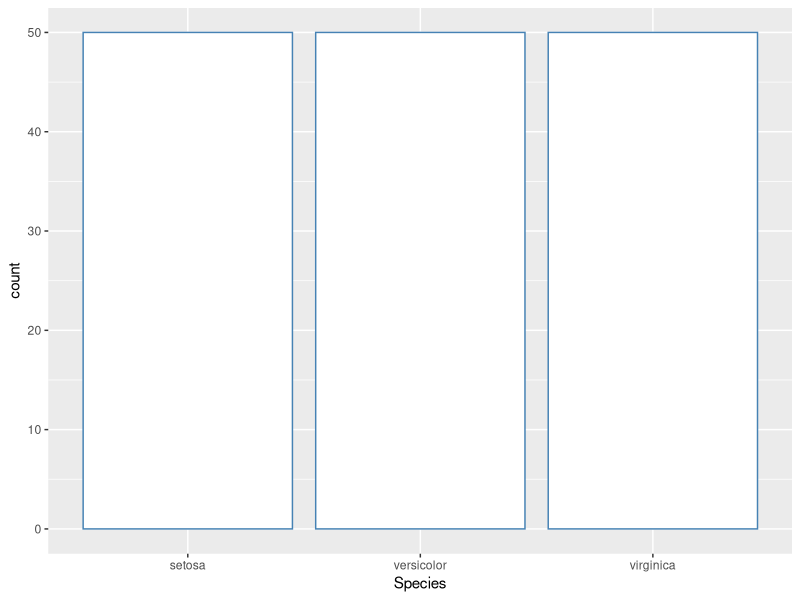
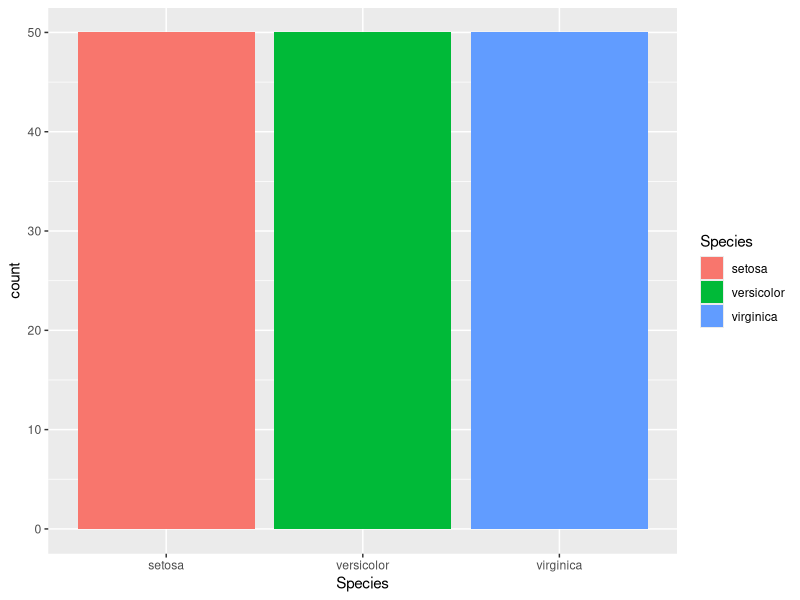
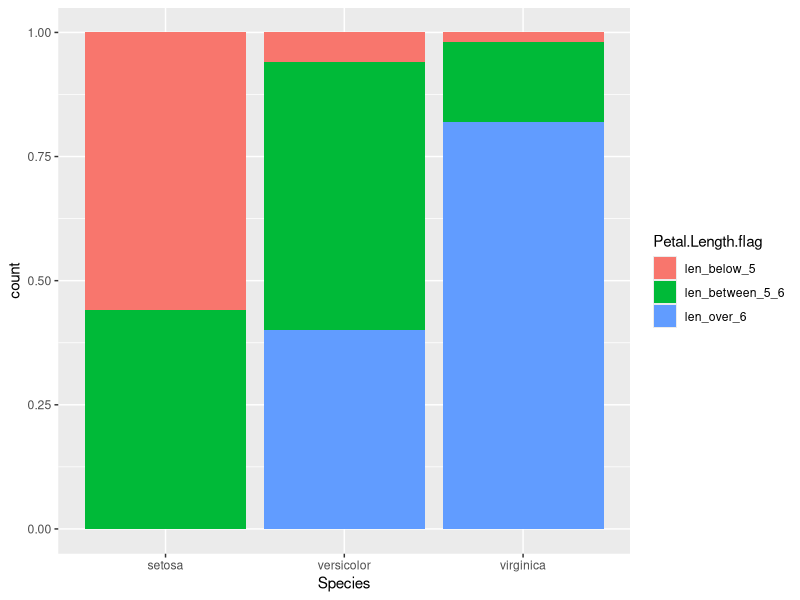
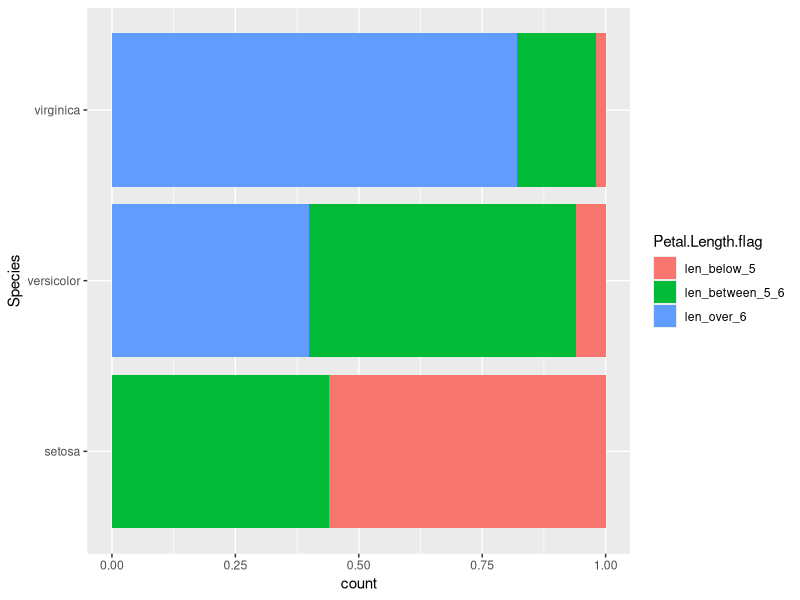
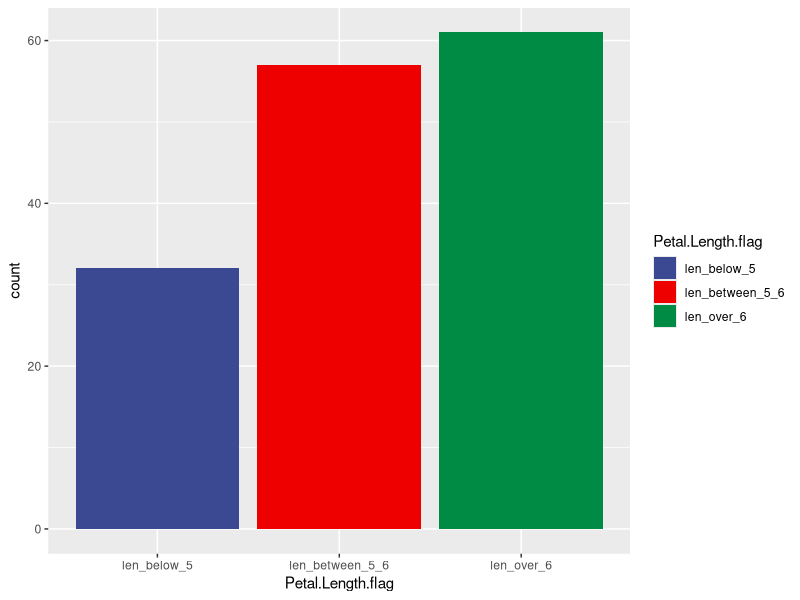
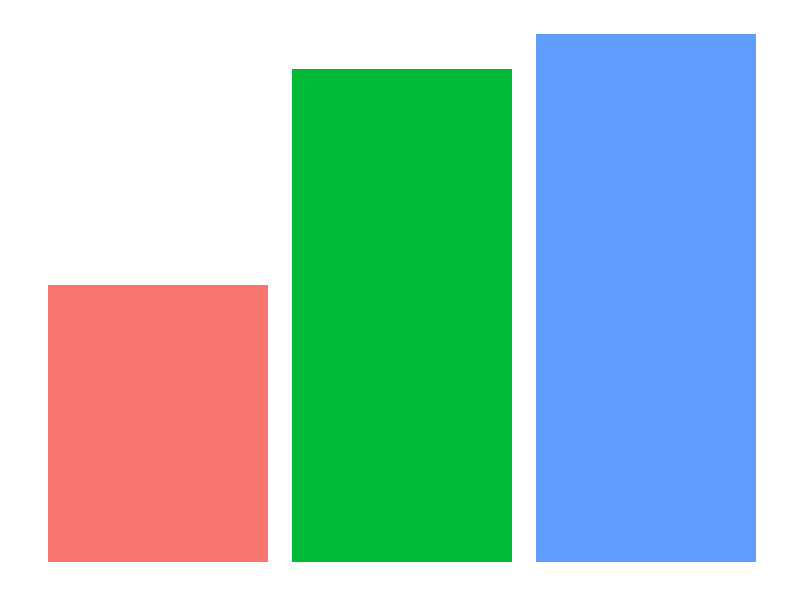
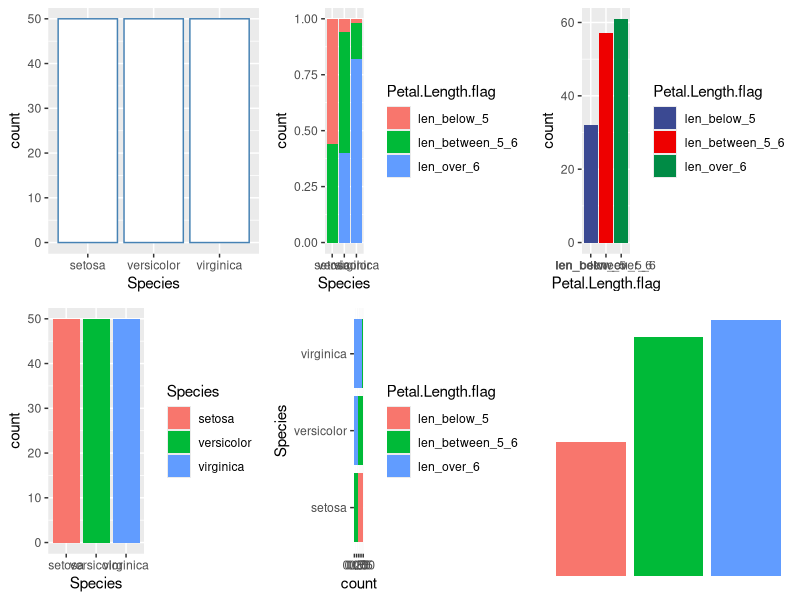

Recreate these plots in R, in order.
# install packages
pkgs.needs <- c("ggplot2", "ggsci", "dplyr")
pkgs.installed <- installed.packages()[,"Package"] 
new.pkgs <- pkgs.needs[!(pkgs.needs %in% pkgs.installed)]
if(length(new.packages)) install.packages(new.pkgs)                         
library(ggplot2)  # plot 
library(dplyr)    # data manipulation & pipe line
library(ggsci)    # scientific journals themed color palettes for ggplot2 

# input data
df <- iris

# define function 
## Multiple plot function
multiplot <- function(..., plotlist=NULL, file, cols=1, layout=NULL) {
  library(grid)
  # Make a list from the ... arguments and plotlist
  plots <- c(list(...), plotlist)
  numPlots = length(plots)
  # If layout is NULL, then use 'cols' to determine layout
  if (is.null(layout)) {
    # Make the panel
    # ncol: Number of columns of plots
    # nrow: Number of rows needed, calculated from # of cols
    layout <- matrix(seq(1, cols * ceiling(numPlots/cols)),
                     ncol = cols, nrow = ceiling(numPlots/cols))
  }
  if (numPlots==1) {
    print(plots[[1]])
  } else {
    # Set up the page
    grid.newpage()
    pushViewport(viewport(layout = grid.layout(nrow(layout), ncol(layout))))
    # Make each plot, in the correct location
    for (i in 1:numPlots) {
      # Get the i,j matrix positions of the regions that contain this subplot
      matchidx <- as.data.frame(which(layout == i, arr.ind = TRUE))
      print(plots[[i]], vp = viewport(layout.pos.row = matchidx$row,
                                      layout.pos.col = matchidx$col))
    }
  }
}

# explore data
df %>% summary
# add flag
df$Petal.Length.flag <-  case_when(
  df$Sepal.Length <= 5 ~ "len_below_5",
  df$Sepal.Length > 5 & df$Sepal.Length <= 6 ~ "len_between_5_6",
  df$Sepal.Length > 6 ~ "len_over_6"
)
# barChart
## simple barChart
p1 <-
ggplot(data=df, aes(x=Species)) +
  geom_bar(stat="count", color="steelblue", fill="white") ## blue frame, fill white
p1
## fill bars based on species
p2 <-
ggplot(data=df, aes(x=Species, fill=Species)) +
  geom_bar(stat="count")
p2
## stacked bar
p3 <- 
  ggplot(data=df, aes(x=Species, fill=Petal.Length.flag)) +
  geom_bar(stat="count", position="fill")
p3
## horizontal 
p4 <- 
  ggplot(data=df, aes(x=Species, fill=Petal.Length.flag)) +
  geom_bar(stat="count", position="fill") +
  coord_flip()
p4
## add sci themed color
p5 <-
  ggplot(data=df, aes(x=Petal.Length.flag, fill=Petal.Length.flag)) +
  geom_bar(stat="count") + 
  scale_fill_aaas()
p5
## remove all text and background
p6 <-
  ggplot(data=df, aes(x=Petal.Length.flag, fill=Petal.Length.flag)) +
  geom_bar(stat="count") + 
  theme(axis.text.x=element_blank(),axis.text.y=element_blank(),
        axis.title.x=element_blank(),axis.title.y=element_blank(),
        axis.ticks.x=element_blank(),axis.ticks.y=element_blank(),
        panel.background = element_blank(),
        legend.position="none")
p6
## multiple plot
multiplot(p1, p2, p3, p4, p5, p6, cols=3)
